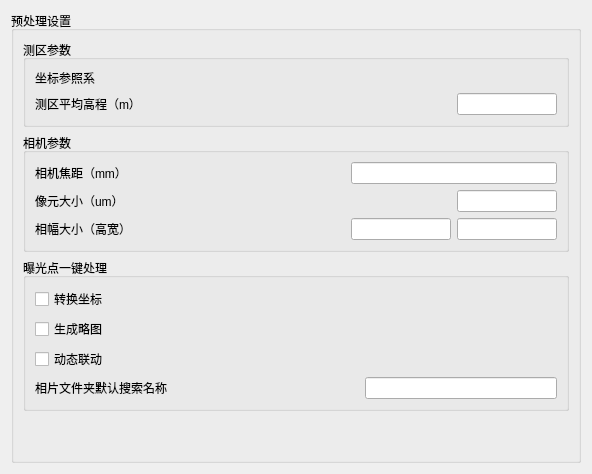
         <widget class="QWidget" name="page">
          <layout class="QVBoxLayout" name="verticalLayout_20">
           <item>
            <widget class="QGroupBox" name="groupBox_31">
             <property name="title">
              <string>预处理设置</string>
             </property>
             <layout class="QVBoxLayout" name="verticalLayout_40">
              <item>
               <widget class="QGroupBox" name="groupBox_20">
                <property name="title">
                 <string>测区参数</string>
                </property>
                <property name="flat">
                 <bool>true</bool>
                </property>
                <layout class="QVBoxLayout" name="verticalLayout_34">
                 <item>
                  <layout class="QGridLayout" name="gridLayout_2">
                   <item row="0" column="0">
                    <widget class="QLabel" name="label_5">
                     <property name="text">
                      <string>坐标参照系</string>
                     </property>
                    </widget>
                   </item>
                   <item row="1" column="0">
                    <widget class="QLabel" name="label_11">
                     <property name="text">
                      <string>测区平均高程（m）</string>
                     </property>
                    </widget>
                   </item>
                   <item row="1" column="1">
                    <spacer name="horizontalSpacer_9">
                     <property name="orientation">
                      <enum>Qt::Horizontal</enum>
                     </property>
                     <property name="sizeHint" stdset="0">
                      <size>
                       <width>288</width>
                       <height>17</height>
                      </size>
                     </property>
                    </spacer>
                   </item>
                   <item row="1" column="2">
                    <widget class="QLineEdit" name="lineEdit_6">
                     <property name="maximumSize">
                      <size>
                       <width>100</width>
                       <height>16777215</height>
                      </size>
                     </property>
                    </widget>
                   </item>
                  </layout>
                 </item>
                </layout>
               </widget>
              </item>
              <item>
               <widget class="QGroupBox" name="groupBox_4">
                <property name="title">
                 <string>相机参数</string>
                </property>
                <property name="flat">
                 <bool>true</bool>
                </property>
                <property name="checkable">
                 <bool>false</bool>
                </property>
                <layout class="QVBoxLayout" name="verticalLayout_35">
                 <item>
                  <layout class="QGridLayout" name="gridLayout_4">
                   <item row="2" column="0">
                    <widget class="QLabel" name="label_10">
                     <property name="text">
                      <string>相幅大小（高宽）</string>
                     </property>
                    </widget>
                   </item>
                   <item row="0" column="0">
                    <widget class="QLabel" name="label_7">
                     <property name="text">
                      <string>相机焦距（mm）</string>
                     </property>
                    </widget>
                   </item>
                   <item row="1" column="0">
                    <widget class="QLabel" name="label_9">
                     <property name="text">
                      <string>像元大小（um） </string>
                     </property>
                    </widget>
                   </item>
                   <item row="1" column="5">
                    <widget class="QLineEdit" name="lineEdit_3">
                     <property name="maximumSize">
                      <size>
                       <width>100</width>
                       <height>16777215</height>
                      </size>
                     </property>
                    </widget>
                   </item>
                   <item row="2" column="4">
                    <widget class="QLineEdit" name="lineEdit_4">
                     <property name="maximumSize">
                      <size>
                       <width>100</width>
                       <height>16777215</height>
                      </size>
                     </property>
                    </widget>
                   </item>
                   <item row="2" column="5">
                    <widget class="QLineEdit" name="lineEdit_5">
                     <property name="maximumSize">
                      <size>
                       <width>100</width>
                       <height>16777215</height>
                      </size>
                     </property>
                    </widget>
                   </item>
                   <item row="1" column="1" colspan="4">
                    <spacer name="horizontalSpacer_52">
                     <property name="orientation">
                      <enum>Qt::Horizontal</enum>
                     </property>
                     <property name="sizeHint" stdset="0">
                      <size>
                       <width>308</width>
                       <height>20</height>
                      </size>
                     </property>
                    </spacer>
                   </item>
                   <item row="2" column="1" colspan="3">
                    <spacer name="horizontalSpacer_53">
                     <property name="orientation">
                      <enum>Qt::Horizontal</enum>
                     </property>
                     <property name="sizeHint" stdset="0">
                      <size>
                       <width>198</width>
                       <height>20</height>
                      </size>
                     </property>
                    </spacer>
                   </item>
                   <item row="0" column="4" colspan="2">
                    <widget class="QLineEdit" name="lineEdit_2">
                     <property name="maximumSize">
                      <size>
                       <width>215</width>
                       <height>16777215</height>
                      </size>
                     </property>
                    </widget>
                   </item>
                   <item row="0" column="1" colspan="3">
                    <spacer name="horizontalSpacer_51">
                     <property name="orientation">
                      <enum>Qt::Horizontal</enum>
                     </property>
                     <property name="sizeHint" stdset="0">
                      <size>
                       <width>208</width>
                       <height>20</height>
                      </size>
                     </property>
                    </spacer>
                   </item>
                  </layout>
                 </item>
                </layout>
               </widget>
              </item>
              <item>
               <widget class="QGroupBox" name="groupBox_2">
                <property name="title">
                 <string>曝光点一键处理</string>
                </property>
                <property name="flat">
                 <bool>true</bool>
                </property>
                <layout class="QVBoxLayout" name="verticalLayout_7">
                 <item>
                  <layout class="QHBoxLayout" name="horizontalLayout_33">
                   <item>
                    <widget class="QCheckBox" name="chkTransform">
                     <property name="text">
                      <string>转换坐标</string>
                     </property>
                    </widget>
                   </item>
                   <item>
                    <spacer name="horizontalSpacer_22">
                     <property name="orientation">
                      <enum>Qt::Horizontal</enum>
                     </property>
                     <property name="sizeHint" stdset="0">
                      <size>
                       <width>40</width>
                       <height>20</height>
                      </size>
                     </property>
                    </spacer>
                   </item>
                  </layout>
                 </item>
                 <item>
                  <layout class="QHBoxLayout" name="horizontalLayout_3">
                   <item>
                    <widget class="QCheckBox" name="chkSketchMap">
                     <property name="text">
                      <string>生成略图</string>
                     </property>
                    </widget>
                   </item>
                   <item>
                    <spacer name="horizontalSpacer_35">
                     <property name="orientation">
                      <enum>Qt::Horizontal</enum>
                     </property>
                     <property name="sizeHint" stdset="0">
                      <size>
                       <width>37</width>
                       <height>17</height>
                      </size>
                     </property>
                    </spacer>
                   </item>
                  </layout>
                 </item>
                 <item>
                  <layout class="QHBoxLayout" name="horizontalLayout_2">
                   <item>
                    <widget class="QCheckBox" name="chkLinkPhoto">
                     <property name="text">
                      <string>动态联动</string>
                     </property>
                    </widget>
                   </item>
                   <item>
                    <spacer name="horizontalSpacer_2">
                     <property name="orientation">
                      <enum>Qt::Horizontal</enum>
                     </property>
                     <property name="sizeHint" stdset="0">
                      <size>
                       <width>40</width>
                       <height>20</height>
                      </size>
                     </property>
                    </spacer>
                   </item>
                  </layout>
                 </item>
                 <item>
                  <layout class="QHBoxLayout" name="horizontalLayout_11">
                   <item>
                    <widget class="QLabel" name="label_31">
                     <property name="text">
                      <string>相片文件夹默认搜索名称</string>
                     </property>
                     <property name="alignment">
                      <set>Qt::AlignLeading|Qt::AlignLeft|Qt::AlignVCenter</set>
                     </property>
                    </widget>
                   </item>
                   <item>
                    <spacer name="horizontalSpacer_27">
                     <property name="orientation">
                      <enum>Qt::Horizontal</enum>
                     </property>
                     <property name="sizeHint" stdset="0">
                      <size>
                       <width>40</width>
                       <height>20</height>
                      </size>
                     </property>
                    </spacer>
                   </item>
                   <item>
                    <widget class="QLineEdit" name="lepPhotoName">
                     <property name="maximumSize">
                      <size>
                       <width>205</width>
                       <height>16777215</height>
                      </size>
                     </property>
                    </widget>
                   </item>
                  </layout>
                 </item>
                </layout>
               </widget>
              </item>
              <item>
               <spacer name="verticalSpacer_9">
                <property name="orientation">
                 <enum>Qt::Vertical</enum>
                </property>
                <property name="sizeHint" stdset="0">
                 <size>
                  <width>20</width>
                  <height>40</height>
                 </size>
                </property>
               </spacer>
              </item>
             </layout>
            </widget>
           </item>
          </layout>
         </widget>
